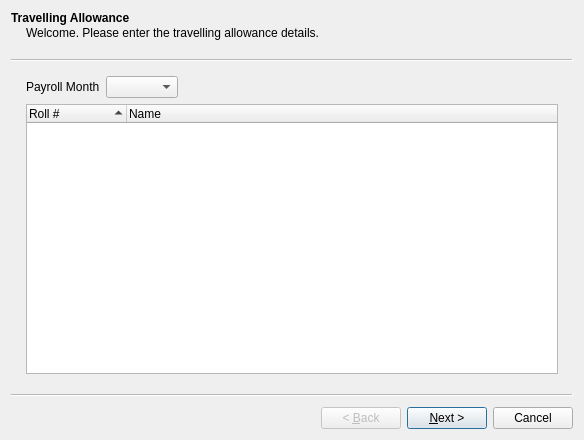
<?xml version="1.0" encoding="UTF-8"?>
<ui version="4.0">
 <class>TAWizard</class>
 <widget class="QWizard" name="TAWizard">
  <property name="geometry">
   <rect>
    <x>0</x>
    <y>0</y>
    <width>584</width>
    <height>440</height>
   </rect>
  </property>
  <property name="windowTitle">
   <string>Allocate Travelling Allowance</string>
  </property>
  <widget class="QWizardPage" name="wizardPage1">
   <property name="title">
    <string>Travelling Allowance</string>
   </property>
   <property name="subTitle">
    <string>Welcome. Please enter the travelling allowance details.</string>
   </property>
   <layout class="QVBoxLayout" name="verticalLayout">
    <item>
     <layout class="QHBoxLayout" name="horizontalLayout">
      <item>
       <widget class="QLabel" name="label">
        <property name="text">
         <string>Payroll Month</string>
        </property>
       </widget>
      </item>
      <item>
       <widget class="QComboBox" name="cboMonths"/>
      </item>
      <item>
       <spacer name="horizontalSpacer">
        <property name="orientation">
         <enum>Qt::Horizontal</enum>
        </property>
        <property name="sizeHint" stdset="0">
         <size>
          <width>40</width>
          <height>20</height>
         </size>
        </property>
       </spacer>
      </item>
     </layout>
    </item>
    <item>
     <widget class="QTreeWidget" name="lstEmployees">
      <property name="sortingEnabled">
       <bool>true</bool>
      </property>
      <attribute name="headerHighlightSections">
       <bool>true</bool>
      </attribute>
      <attribute name="headerShowSortIndicator" stdset="0">
       <bool>true</bool>
      </attribute>
      <column>
       <property name="text">
        <string>Roll #</string>
       </property>
      </column>
      <column>
       <property name="text">
        <string>Name</string>
       </property>
      </column>
     </widget>
    </item>
   </layout>
  </widget>
  <widget class="QWizardPage" name="wizardPage2">
   <property name="title">
    <string>Travelling Allowance Details</string>
   </property>
   <property name="subTitle">
    <string>Please enter the travelling allowance issued to each employee.</string>
   </property>
   <layout class="QVBoxLayout" name="verticalLayout_2">
    <item>
     <widget class="QTableWidget" name="tblTA">
      <property name="columnCount">
       <number>5</number>
      </property>
      <column>
       <property name="text">
        <string>Roll No</string>
       </property>
      </column>
      <column>
       <property name="text">
        <string>Name</string>
       </property>
      </column>
      <column>
       <property name="text">
        <string>Amount Issued</string>
       </property>
      </column>
      <column>
       <property name="text">
        <string>EmployeeID</string>
       </property>
      </column>
      <column>
       <property name="text">
        <string/>
       </property>
      </column>
     </widget>
    </item>
   </layout>
  </widget>
  <widget class="QWizardPage" name="wizardPage">
   <property name="title">
    <string>Finish</string>
   </property>
   <property name="subTitle">
    <string>Please click on the save button to save the travelling allowance.</string>
   </property>
   <layout class="QVBoxLayout" name="verticalLayout_3">
    <item>
     <widget class="QCommandLinkButton" name="commandLinkButton">
      <property name="text">
       <string>Save</string>
      </property>
      <property name="description">
       <string>Click here to save the travelling allowance</string>
      </property>
     </widget>
    </item>
    <item>
     <spacer name="verticalSpacer">
      <property name="orientation">
       <enum>Qt::Vertical</enum>
      </property>
      <property name="sizeHint" stdset="0">
       <size>
        <width>20</width>
        <height>277</height>
       </size>
      </property>
     </spacer>
    </item>
   </layout>
  </widget>
 </widget>
 <resources/>
 <connections/>
</ui>
